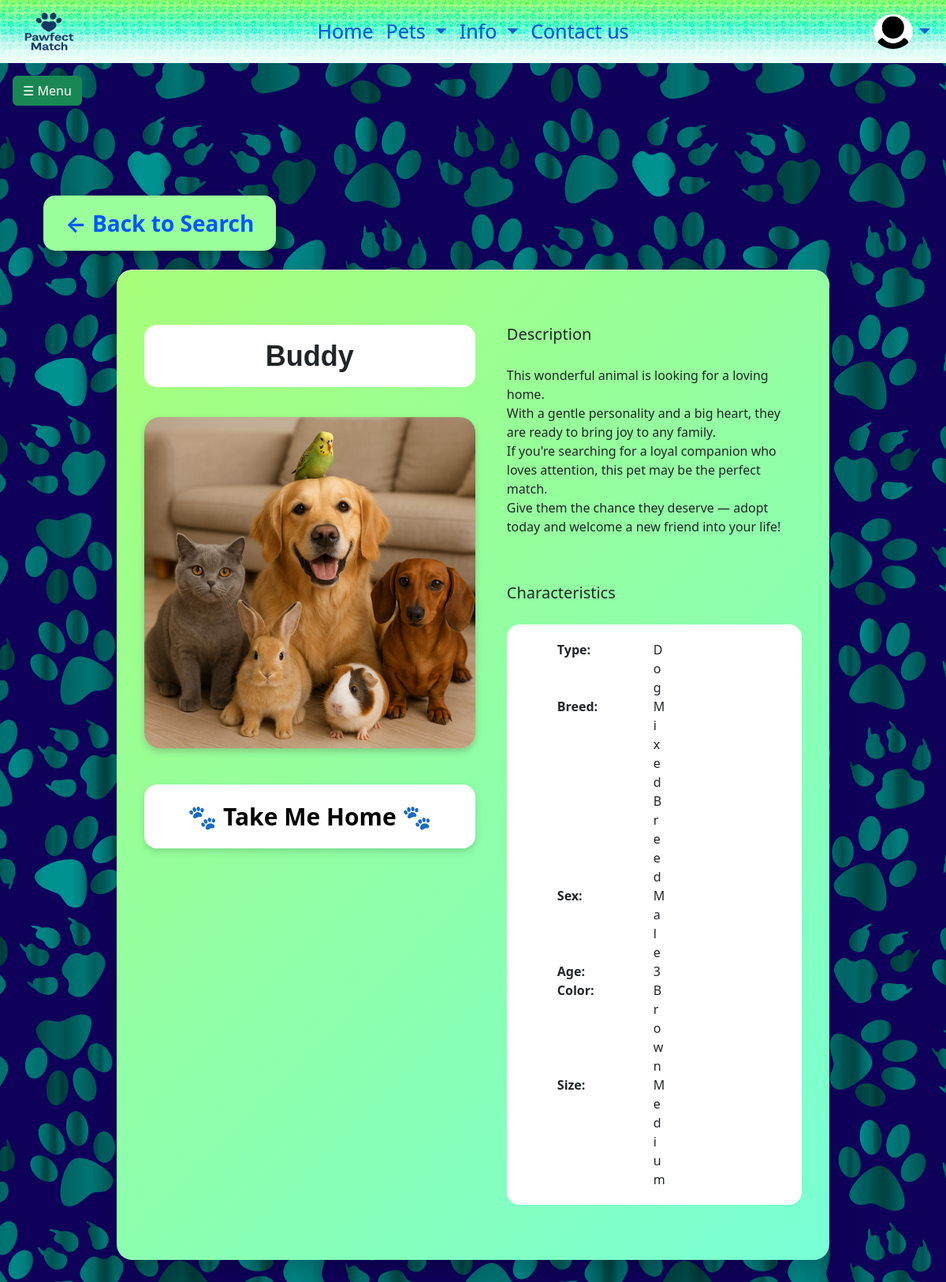
Page /pet_details.php?id=1 (signed in) on the committed database.
### tables this page shows
CREATE TABLE `users` (
  `id` int(10) UNSIGNED NOT NULL,
  `Username` varchar(50) NOT NULL,
  `Password` varchar(255) NOT NULL,
  `Name` varchar(100) NOT NULL,
  `Email` varchar(150) NOT NULL,
  `SurveyAnswer` text DEFAULT NULL,
  `Role` enum('admin','user','shelter') NOT NULL,
  `Img` varchar(255) NOT NULL DEFAULT 'default-user.png'
);

CREATE TABLE `animal` (
  `ID` int(11) NOT NULL,
  `Type` enum('Dog','Cat','Other') NOT NULL,
  `Name` varchar(100) NOT NULL,
  `Breed` varchar(100) DEFAULT NULL,
  `Sex` enum('Male','Female','Unknown') DEFAULT NULL,
  `Age` int(11) DEFAULT NULL,
  `Color` varchar(50) DEFAULT NULL,
  `Size` varchar(50) DEFAULT NULL,
  `Description` text DEFAULT NULL,
  `ImageUrl` varchar(255) NOT NULL DEFAULT 'default-animals.png',
  `adoption_requirements` text DEFAULT NULL,
  `shelter_id` int(10) UNSIGNED DEFAULT NULL
);

### php/functions/get_profile.php (called while the page is built, shortened)
<?php
function getProfilePicture($conn)
{
    $username = $_SESSION['username'];
    $sql = "SELECT Img FROM users WHERE Username = ?";
    $stmt = mysqli_prepare($conn, $sql);
    mysqli_stmt_bind_param($stmt, "s", $username);
    mysqli_stmt_execute($stmt);
    $result = mysqli_stmt_get_result($stmt);
    if ($result && $row = mysqli_fetch_assoc($result)) {
        if (!empty($row['Img'])) {
            return $row['Img'];
        }
    }
    return "default-users.png";
}

### pet_details.php (the view, shortened to what this page needs)
<?php
require_once __DIR__ . "/components/db_connect.php";
require_once __DIR__ . "/php/functions/get_profile.php";
$id = (int) $_GET['id'];
$sql = "SELECT * FROM animal WHERE ID = ?";
$stmt = mysqli_prepare($conn, $sql);
mysqli_stmt_bind_param($stmt, "i", $id);
mysqli_stmt_execute($stmt);
$result = mysqli_stmt_get_result($stmt);
$row = mysqli_fetch_assoc($result);
if (!empty($row['ImageUrl'])) {
    $imgPath = (str_starts_with($row['ImageUrl'], 'http'))
        ? $row['ImageUrl']
        : "img/" . $row['ImageUrl'];
} else {
    $imgPath = "img/default-animals.png";
}
?>
<!DOCTYPE html>
<html lang="en">
<head>
    <link href="https://cdn.jsdelivr.net/npm/bootstrap@5.3.8/dist/css/bootstrap.min.css" rel="stylesheet">
    <link rel="stylesheet" href="css/style.css">
</head>
<body class="body-pic">
<?php require_once "components/navbar.php"; ?>
<?php require_once __DIR__ . "/php/user/btn.php"; ?>
<div class="container details-container my-5">
    <a href="pets.php" class="details-back-button mb-4 d-inline-block">
        ← Back to Search
    </a>
    <div class="row justify-content-center">
        <div class="col-lg-10">
            <div class="card paw-card paw-card--details">
                <div class="paw-card-inner">
                    <div class="details-content">
                        <div class="details-left">
                            <h2 class="details-name">
                                <?= htmlspecialchars($row['Name']) ?>
                            </h2>
                            <img
                                src="<?= htmlspecialchars($imgPath) ?>"
                                class="details-card-img"
                                alt="<?= htmlspecialchars($row['Name']) ?>"
                                onerror="this.src='img/default-animals.png'"
                            >
                            <a href="php/user/apply.php?id=<?= $row['ID'] ?>"
                               class="details-inline-btn mt-3">
                                🐾 Take Me Home 🐾
                            </a>
                        </div>
                        <div class="details-right">
                            <h5>Description</h5>
                            <p><?= nl2br(htmlspecialchars($row['Description'])) ?></p>
                            <h5 class="mt-4">Characteristics</h5>
                            <table class="details-table">
                                <tr><th>Type:</th><td><?= htmlspecialchars($row['Type']) ?></td></tr>
                                <tr><th>Breed:</th><td><?= htmlspecialchars($row['Breed']) ?></td></tr>
                                <tr><th>Sex:</th><td><?= htmlspecialchars($row['Sex']) ?></td></tr>
                                <tr><th>Age:</th><td><?= htmlspecialchars($row['Age']) ?></td></tr>
                                <tr><th>Color:</th><td><?= htmlspecialchars($row['Color']) ?></td></tr>
                                <tr><th>Size:</th><td><?= htmlspecialchars($row['Size']) ?></td></tr>
                            </table>
                        </div>
                    </div>
                </div>
            </div>
        </div>
    </div>
</div>
</body>
</html>

### components/navbar.php (shortened to what this page needs)
<?php
require_once __DIR__ . "/db_connect.php";
require_once __DIR__ . "/../php/functions/get_profile.php";
$role = $_SESSION['role'] ?? 'guest';
$profilePic = getProfilePicture($conn);
?>
<nav class="navbar navbar-expand-lg custom-navbar sticky-top">
    <div class="container-fluid">
        <a class="navbar-brand" href="<?= BASE_URL ?>index.php">
            <img src="<?= BASE_URL ?>img/navbar-logo.png" alt="logo" class="navbar-logo">
        </a>
        <div class="collapse navbar-collapse" id="navbarNavDarkDropdown">
            <ul class="navbar-nav mx-auto navbar-links">
                <li class="nav-item">
                    <a class="nav-link" href="<?= BASE_URL ?>index.php">Home</a>
                </li>
                <?php if ($role !== 'shelter'): ?>
                <li class="nav-item dropdown">
                    <a class="nav-link dropdown-toggle" href="#" data-bs-toggle="dropdown">
                        Pets
                    </a>
                </li>
                <?php endif; ?>
                <li class="nav-item dropdown">
                    <a class="nav-link dropdown-toggle" href="#" data-bs-toggle="dropdown">
                        Info
                    </a>
                </li>
                <li class="nav-item">
                    <a class="nav-link" href="<?= BASE_URL ?>contact.php">Contact us</a>
                </li>
            </ul>
            <ul class="navbar-nav ms-auto navbar-profile">
                <li class="nav-item dropdown profile-dropdown">
                    <img
                        src="<?= BASE_URL ?>img/<?= htmlspecialchars($profilePic) ?>"
                        class="rounded-circle"
                        alt="Profile picture"
                    >
                    <a class="nav-link dropdown-toggle" href="#" data-bs-toggle="dropdown"></a>
                </li>
            </ul>
        </div>
    </div>
</nav>

### css/style.css (style rules this page uses)
* { margin: 0; padding: 0; box-sizing: border-box; }
.body-pic { background: url("../img/body2.png"); background-repeat: repeat; background-position: center; background-color: rgb(15, 0, 90); background-attachment: fixed; }
:root { --sun: #ffe27a; --dark-blue: #0f005a; }
.navbar-logo { height: 80px; width: 100px; }
.custom-navbar { background-image: url("../img/body2.png"), linear-gradient( 180deg, #a8ff78 0%, #78ffd6 45%, #c9f7eb 65%, #eafdf7 85%, #f2fffa 100% ); background-repeat: repeat, no-repeat; background-size: 48px auto, 100% 100%; background-position: center, center; background-blend-mode: overlay; max-height: 80px; }
.custom-navbar .nav-link { color: #0b5ed7 !important; text-shadow: 0 0 0.6px rgba(11, 94, 215, 0.8); font-weight: 500; font-size: 25px; }
.navbar-links { transform: translateX(-50%); left: 50%; position: absolute; text-align: center; margin-left: auto; margin-right: auto; }
.navbar-brand img { filter: drop-shadow(0 4px 8px rgba(255, 255, 255, 0.5)); }
.profile-dropdown { display: flex; align-items: center; justify-content: center; }
.profile-dropdown img { max-width: 50px; max-height: 50px; }
.paw-card { background: linear-gradient(135deg, #a8ff78, #78ffd6); border-radius: 20px; box-shadow: 0 14px 30px rgba(0, 0, 0, 0.18), inset 0 1px 0 rgba(255, 255, 255, 0.5); border: none; margin: 5px auto; }
.paw-card-inner { background: transparent; border-radius: 16px; padding: 60px 20px; }
.paw-card--details { max-width: 1100px; padding: 10px 15px; }
.details-container { padding: 30px 25px; }
.details-back-button { display: inline-flex; align-items: center; gap: 10px; padding: 14px 28px; background: #9aff9a; color: #0057ff; font-weight: 700; font-size: 28px; border-radius: 15px; text-decoration: none; box-shadow: 0 4px 12px rgba(0, 0, 0, 0.2); transition: transform 0.2s ease, background 0.2s ease; margin: 20px 0 85px 0; }
.paw-card--details { max-width: 1100px; margin: 0 auto; }
.details-content { display: grid; grid-template-columns: minmax(0, 420px) 1fr; column-gap: 40px; }
.details-left { display: flex; flex-direction: column; gap: 30px; align-items: center; }
.details-right { display: flex; flex-direction: column; gap: 20px; }
.details-name { font-family: "Poppins", sans-serif; font-size: 36px; font-weight: 700; background: #ffffff; border-radius: 16px; padding: 18px 22px; text-align: center; width: 100%; }
.details-card-img { width: 100%; max-width: 420px; aspect-ratio: 1 / 1; object-fit: cover; border-radius: 20px; box-shadow: 0 4px 8px rgba(82, 81, 81, 0.3); }
.details-description-wrapper, .details-adoption-wrapper, .details-table { background: #ffffff; border-radius: 16px; padding: 18px 22px; width: 100%; }
.details-table { max-width: 700px; margin: 0 auto; border-collapse: separate; }
.details-table tr { display: grid; grid-template-columns: 90px 1fr 90px 1fr; column-gap: 32px; row-gap: 10px; margin-left: 40px; }
.details-table th { font-weight: 700; text-align: left; white-space: nowrap; }
.details-table td { text-align: left; min-width: 0; }
.details-inline-btn { display: block; width: 100%; padding: 18px; background-color: #ffffff; border-radius: 16px; border: none; font-weight: bold; font-size: 30px; box-shadow: 0 4px 10px rgba(0, 0, 0, 0.15); cursor: pointer; text-decoration: none; color: #000; text-align: center; transition: transform 0.2s ease, background 0.2s ease; }

### rows in the picture
users: Img (placeholder picture)
animal: Name "Buddy", ImageUrl (placeholder picture), Description "This wonderful animal is looking for a loving home. With a gentle personality and a big heart, they are ready to bring joy to any family. If you're searching for a loyal companion who loves attention, this pet may be the perfect match. Give them the chance they deserve — adopt today and welcome a new friend into your life!", Type "Dog", Breed "Mixed Breed", Sex "Male", Age "3", Color "Brown", Size "Medium"
